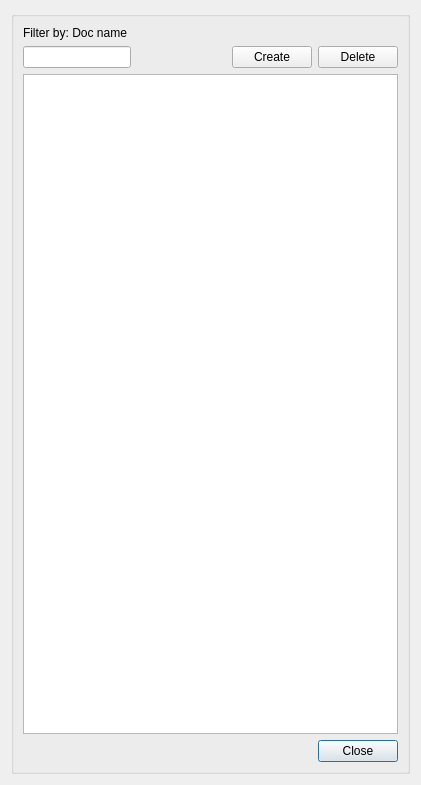
<?xml version="1.0" encoding="UTF-8"?>
<ui version="4.0">
 <class>dlg_doc_manager</class>
 <widget class="QDialog" name="dlg_doc_manager">
  <property name="geometry">
   <rect>
    <x>0</x>
    <y>0</y>
    <width>421</width>
    <height>785</height>
   </rect>
  </property>
  <property name="windowTitle">
   <string>Document management</string>
  </property>
  <layout class="QGridLayout" name="verticalLayout_4">
   <item row="0" column="0">
    <widget class="QGroupBox" name="groupBox">
     <property name="title">
      <string/>
     </property>
     <layout class="QGridLayout" name="verticalLayout_3">
      <item row="3" column="0" colspan="3">
       <spacer name="horizontalSpacer">
        <property name="orientation">
         <enum>Qt::Horizontal</enum>
        </property>
        <property name="sizeHint" stdset="0">
         <size>
          <width>40</width>
          <height>20</height>
         </size>
        </property>
       </spacer>
      </item>
      <item row="3" column="5">
       <widget class="QPushButton" name="btn_cancel">
        <property name="text">
         <string>Close</string>
        </property>
       </widget>
      </item>
      <item row="1" column="0">
       <widget class="QLineEdit" name="doc_name">
        <property name="sizePolicy">
         <sizepolicy hsizetype="Fixed" vsizetype="Fixed">
          <horstretch>0</horstretch>
          <verstretch>0</verstretch>
         </sizepolicy>
        </property>
        <property name="text">
         <string/>
        </property>
       </widget>
      </item>
      <item row="0" column="0">
       <widget class="QLabel" name="lbl_filter_name">
        <property name="text">
         <string>Filter by: Doc name</string>
        </property>
       </widget>
      </item>
      <item row="1" column="5">
       <widget class="QPushButton" name="btn_delete">
        <property name="sizePolicy">
         <sizepolicy hsizetype="Fixed" vsizetype="Fixed">
          <horstretch>0</horstretch>
          <verstretch>0</verstretch>
         </sizepolicy>
        </property>
        <property name="text">
         <string>Delete</string>
        </property>
       </widget>
      </item>
      <item row="1" column="1" colspan="3">
       <spacer name="horizontalSpacer_2">
        <property name="orientation">
         <enum>Qt::Horizontal</enum>
        </property>
        <property name="sizeHint" stdset="0">
         <size>
          <width>80</width>
          <height>20</height>
         </size>
        </property>
       </spacer>
      </item>
      <item row="2" column="0" colspan="6">
       <widget class="QTableView" name="tbl_document">
        <property name="sortingEnabled">
         <bool>true</bool>
        </property>
       </widget>
      </item>
      <item row="1" column="4">
       <widget class="QPushButton" name="btn_create">
        <property name="sizePolicy">
         <sizepolicy hsizetype="Fixed" vsizetype="Fixed">
          <horstretch>0</horstretch>
          <verstretch>0</verstretch>
         </sizepolicy>
        </property>
        <property name="text">
         <string>Create</string>
        </property>
       </widget>
      </item>
     </layout>
    </widget>
   </item>
  </layout>
 </widget>
 <resources/>
 <connections/>
</ui>
